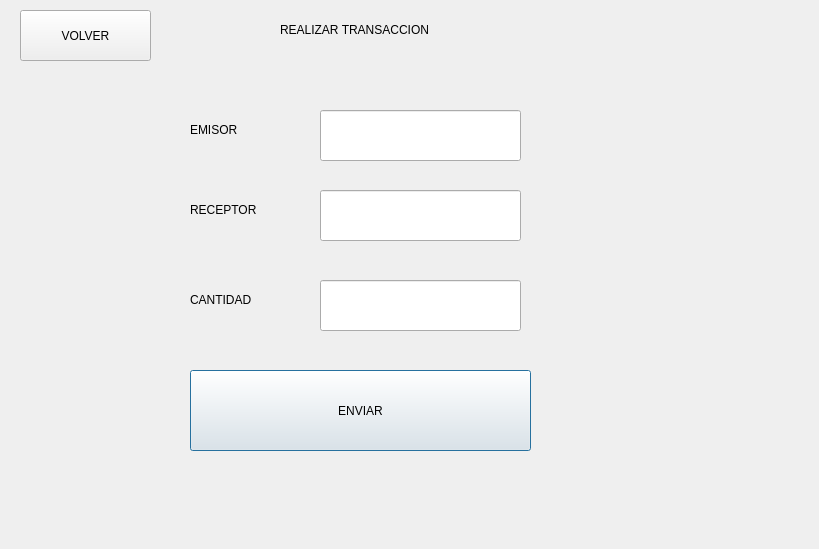
<?xml version="1.0" encoding="UTF-8"?>
<ui version="4.0">
 <class>Generar</class>
 <widget class="QDialog" name="Generar">
  <property name="geometry">
   <rect>
    <x>0</x>
    <y>0</y>
    <width>819</width>
    <height>549</height>
   </rect>
  </property>
  <property name="windowTitle">
   <string>Dialog</string>
  </property>
  <widget class="QPushButton" name="pushButton">
   <property name="geometry">
    <rect>
     <x>190</x>
     <y>370</y>
     <width>341</width>
     <height>81</height>
    </rect>
   </property>
   <property name="text">
    <string>ENVIAR</string>
   </property>
  </widget>
  <widget class="QLineEdit" name="lineEdit_2">
   <property name="geometry">
    <rect>
     <x>320</x>
     <y>190</y>
     <width>201</width>
     <height>51</height>
    </rect>
   </property>
  </widget>
  <widget class="QLabel" name="label_2">
   <property name="geometry">
    <rect>
     <x>190</x>
     <y>120</y>
     <width>53</width>
     <height>20</height>
    </rect>
   </property>
   <property name="text">
    <string>EMISOR</string>
   </property>
  </widget>
  <widget class="QLabel" name="label_3">
   <property name="geometry">
    <rect>
     <x>190</x>
     <y>200</y>
     <width>69</width>
     <height>20</height>
    </rect>
   </property>
   <property name="text">
    <string>RECEPTOR</string>
   </property>
  </widget>
  <widget class="QLabel" name="label_4">
   <property name="geometry">
    <rect>
     <x>190</x>
     <y>290</y>
     <width>74</width>
     <height>20</height>
    </rect>
   </property>
   <property name="text">
    <string>CANTIDAD</string>
   </property>
  </widget>
  <widget class="QLabel" name="label">
   <property name="geometry">
    <rect>
     <x>280</x>
     <y>20</y>
     <width>170</width>
     <height>20</height>
    </rect>
   </property>
   <property name="text">
    <string>REALIZAR TRANSACCION</string>
   </property>
  </widget>
  <widget class="QLineEdit" name="lineEdit_3">
   <property name="geometry">
    <rect>
     <x>320</x>
     <y>280</y>
     <width>201</width>
     <height>51</height>
    </rect>
   </property>
  </widget>
  <widget class="QLineEdit" name="lineEdit">
   <property name="geometry">
    <rect>
     <x>320</x>
     <y>110</y>
     <width>201</width>
     <height>51</height>
    </rect>
   </property>
  </widget>
  <widget class="QPushButton" name="pushButton_2">
   <property name="geometry">
    <rect>
     <x>20</x>
     <y>10</y>
     <width>131</width>
     <height>51</height>
    </rect>
   </property>
   <property name="text">
    <string>VOLVER</string>
   </property>
  </widget>
 </widget>
 <resources/>
 <connections/>
</ui>
